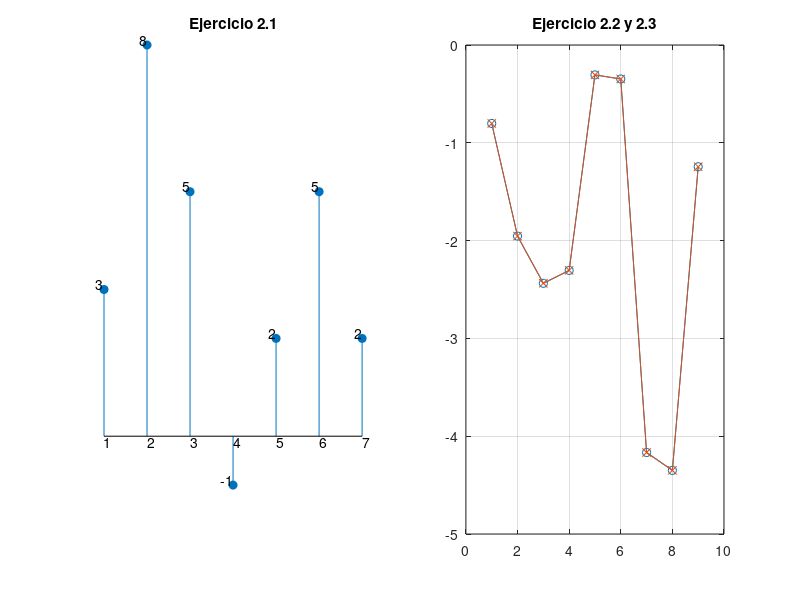

This figure's MATLAB source:
% <------- Guia 3 - Ejercicio 2 ----------->
clc % borra la consola 

% punto 1

x = [3, 2, -2, 1, 2]; % señal
h = [1, 2, 1]; % kernel
M = length(x); % longitud e la secuencia de entrada
N = length(h); % longitud del kernel
y = zeros(1, N+M-1); % vector resultado
r_des = zeros(1, N); % registro de desplazamiento
x_ext = [x, zeros(1, N-1)]; % vector x extendido

for n = 1:M+N-1
  r_des = [x_ext(n), r_des(1:N-1)]; % llena el registro de desplazamiento con las ultimas N muestras de x
  for i = 1:N
    y(n) = y(n) + ( h(i) * r_des(i) ); % sumatoria de convolución
  end
end

clf; % borra las ventanas graficas
subplot(1,2,1);  % subplot (filas, columnas, indice)
stem(y,'filled') % graficas de secuencias
title ('Ejercicio 2.1'); %titulo

% modificaciones para los ejes
axis off;
for l = 1:M+N-1
  text (l, y(l), mat2str(y(l)),'horizontalalignment','right','verticalalignment','bottom')
  text (l, 0,  int2str(l),'verticalalignment','top')
end


% punto 2

x2 = randn(1,7);% nueva secuencia de 7 elementos
M2 = length(x2); % longitud e la secuencia de entrada
y2 = zeros(1, N+M2-1); % vector resultado
r_des = zeros(1, N); % reinicializa el registro de desplazamiento
x2_ext = [x2, zeros(1, N-1)]; % vector x2 extendido

for n = 1:M2+N-1
  r_des = [x2_ext(n), r_des(1:N-1)]; % llena el registro de desplazamiento con las ultimas N muestras de x2
  for i = 1:N
    y2(n) = y2(n) + ( h(i) * r_des(i) ); % sumatoria de convolución
  end
end

subplot(1,2,2);
plot(y2,'o-') % graficas de secuencias

y2_conv = conv(x2, h); % usando el operador convolucion
hold all;
plot(y2_conv,'x-')
grid
title ('Ejercicio 2.2 y 2.3');

% punto 3

x3 = randn(1,1000); % nuevo vector señal
h3 = randn(1,1000); % nuevo vector kernel
M3 = length(x3); % longitud e la secuencia de entrada
N3 = length(h3); % longitud del kernel
y3 = zeros(1, N3+M3-1); % nuevo vector resultado
r_des = zeros(1, N3); % reinicializa el registro de desplazamiento
x3_ext = [x3, zeros(1, N3-1)]; % vector x extendido

tic();
for n = 1:M3+N3-1
  r_des = [x3_ext(n), r_des(1:N3-1)]; % llena el registro de desplazamiento con las ultimas N muestras de x3
  h3t = h3'; %matriz transpuesta (N3 filas, 1 columna)
  y3(n) = r_des * h3t;
end
t_mat = toc(); % tiempo para la convolucion matricial

% reinicializa los vectores para la convolucion matricial
y3 = zeros(1, N3+M3-1); % vector resultado
r_des = zeros(1, N3); % registro de desplazamiento
x3_ext = [x3, zeros(1, N3-1)]; % vector x extendido

tic();
for n = 1:M3+N3-1
  r_des = [x3_ext(n), r_des(1:N3-1)]; % llena el registro de desplazamiento con las ultimas N muestras de x3
  for i = 1:N3
    y3(n) = y3(n) + ( h3(i) * r_des(i) ); % sumatoria de convolución
  end
end
t_for = toc (); % tiempo para la convolucion con bucle

printf("tiempo para la convolucion utilizando matrices: %d segundos \n", t_mat)
printf("tiempo para la convolucion utilizando iteraciones: %d segundos \n", t_for)

%%%%%%%%%%%%%%%%%%%%%%%%%%%%%%%%%%%%%%%%%%%%%%%%%%%%%%%%%%%%%%%%%%%%%%%
% tiempo para la convolucion utilizando matrices: 0.0453 segundos     %
% tiempo para la convolucion utilizando iteraciones: 26.1659 segundos %
%%%%%%%%%%%%%%%%%%%%%%%%%%%%%%%%%%%%%%%%%%%%%%%%%%%%%%%%%%%%%%%%%%%%%%%
